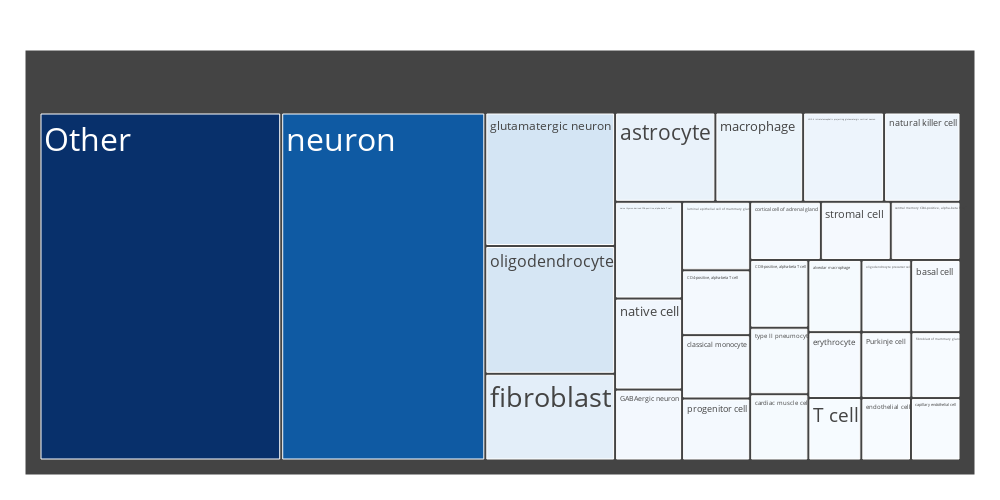

The code cell stored with this chart in its notebook:
### Code cell
import plotly.graph_objects as go

labels = cell_type.index
values = cell_type.values
parents = [""] * len(labels)

fig = go.Figure(go.Treemap(
    labels = labels,
    values = values,
    parents = parents,
    marker_colorscale = 'Blues',
),)
fig.update_traces(root_color="white")
# fig.update_traces(marker_line_width = 4)
fig.update_layout(margin = dict(t=50, l=25, r=25, b=25),
                  width=1000,font=dict(size=32),
    height=500)

fig.show()
# fig.write_image("cell_type.png", scale=20)

### Figure 1 — Plotly figure (JSON) as saved in the notebook; plotly's stock layout.template omitted (floating-point values rounded to 4 significant figures)
{"data": [{"labels": ["neuron", "glutamatergic neuron", "oligodendrocyte", "fibroblast", "astrocyte", "macrophage", "L2/3-6 intratelencephalic projecting glutamatergic cortical neuron", "natural killer cell", "naive thymus-derived CD4-positive, alpha-beta T cell", "native cell", "GABAergic neuron", "luminal epithelial cell of mammary gland", "CD4-positive, alpha-beta T cell", "classical monocyte", "progenitor cell", "cortical cell of adrenal gland", "stromal cell", "central memory CD4-positive, alpha-beta T cell", "CD8-positive, alpha-beta T cell", "type II pneumocyte", "cardiac muscle cell", "alveolar macrophage", "oligodendrocyte precursor cell", "basal cell", "erythrocyte", "T cell", "Purkinje cell", "fibroblast of mammary gland", "endothelial cell", "capillary endothelial cell", "Other"], "marker": {"colorscale": [[0, "rgb(247,251,255)"], [0.125, "rgb(222,235,247)"], [0.25, "rgb(198,219,239)"], [0.375, "rgb(158,202,225)"], [0.5, "rgb(107,174,214)"], [0.625, "rgb(66,146,198)"], [0.75, "rgb(33,113,181)"], [0.875, "rgb(8,81,156)"], [1, "rgb(8,48,107)"]]}, "parents": ["", "", "", "", "", "", "", "", "", "", "", "", "", "", "", "", "", "", "", "", "", "", "", "", "", "", "", "", "", "", ""], "root": {"color": "white"}, "type": "treemap", "values": [0.2216, 0.05407, 0.05174, 0.03511, 0.02795, 0.02445, 0.02255, 0.02129, 0.02022, 0.01903, 0.01482, 0.01456, 0.01378, 0.01346, 0.01317, 0.01283, 0.01268, 0.01266, 0.0123, 0.01208, 0.01203, 0.01196, 0.0112, 0.01111, 0.01089, 0.01033, 0.01028, 0.01011, 0.009672, 0.009647, 0.2624]}], "layout": {"font": {"size": 32}, "height": 500, "margin": {"b": 25, "l": 25, "r": 25, "t": 50}, "width": 1000}}
